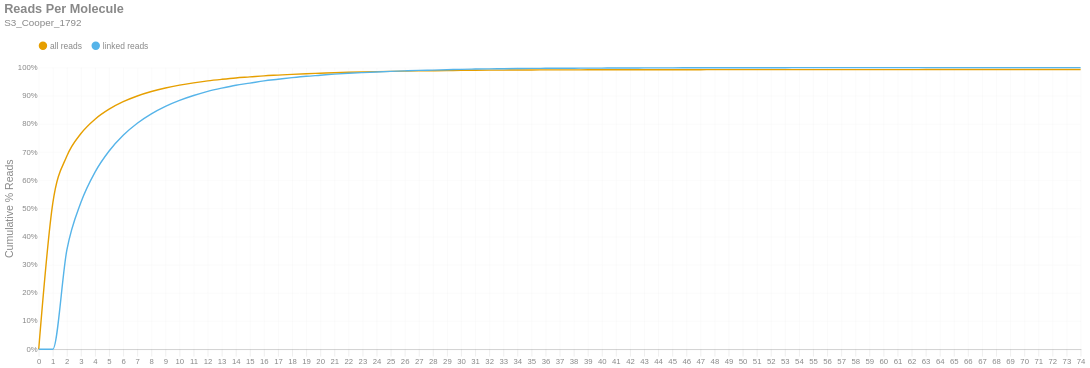

The notebook cell this image was saved under:
### Markdown cell above
### Reads per Molecule
This chart shows the cumulative distribution of the number of reads per linked molecule. That is, how many alignments are associated with a unique molecule. This excludes the number of reads associated with invalid or absent linked-read barcodes. The `linked` histogram is the percentages recalculated when disregarding singletons.

### Code cell
if SKIPLR:
    print_html(f"Skipped")
else:
    counts = np.bincount(valids['reads'].cast(pl.Int64).to_numpy())
    weighted = counts * np.arange(len(counts))
    all_perc = weighted / n_reads
    linked_perc = weighted / n_linked_reads
    linked_perc[1] = 0
    binned_df = pl.DataFrame({
        'readsper': list(range(len(counts))),
        'all reads (cumsum)': np.cumsum(all_perc).tolist(),
        'linked reads (cumsum)': np.cumsum(linked_perc).tolist(),
    })

    with SafeRender(binned_df):
        (
            density_plot(binned_df, 'Reads Per Molecule', samplename, 'readspmol')
            .encode(
                x=alt.X('readsper:O', title=None).axis(labelAngle=0).scale(padding=0),
                y=alt.Y('value:Q', title='Cumulative % Reads').axis(format='%').stack(False),
                color=alt.Color("key:N").scale(domain=["all reads", "linked reads"]),
                tooltip=[
                    alt.Tooltip("key:N", title="Data Type"),
                    alt.Tooltip("readsper:O", title="Reads Per Molecule"),
                    alt.Tooltip("value:Q", format=".2%", title="% Reads (Cum.)")
                ]            
            )
        ).display()

### Figure 1 — Vega-Lite specification as saved in the notebook (floating-point values rounded to 4 significant figures)
{"width": "container", "height": 400, "config": {"title": {"anchor": "start", "dy": -15, "fontSize": 18, "color": "#888888", "subtitleColor": "#888888", "subtitleFontSize": 14}, "arc": {"fill": "#0072B2"}, "axis": {"domainColor": "#888888", "domainWidth": 0.5, "gridWidth": 0.2, "grid": false, "titleFontWeight": 400, "titleFontSize": 15, "labelFontSize": 11, "labelColor": "#888888", "tickColor": "#888888", "tickWidth": 0.2, "titleColor": "#888888"}, "axisBand": {"grid": false}, "axisX": {"grid": true, "tickSize": 10, "domainCap": "round"}, "axisY": {"domain": false, "grid": true, "tickSize": 0, "domainCap": "round"}, "background": "transparent", "header": {"labelFontSize": 15, "labelColor": "#888888", "titleFontSize": 15, "titleFontWeight": 600, "titleColor": "#888888"}, "legend": {"labelFont": "sans-serif", "labelFontSize": 12, "labelColor": "#888888", "symbolSize": 100, "symbolType": "circle", "titleFontSize": 12, "titlePadding": 10, "titleColor": "#888888", "title": null, "orient": "top"}, "range": {"category": ["#E69F00", "#56B4E9", "#009E73", "#F0E442", "#0072B2", "#D55E00", "#CC79A7", "#000000"], "diverging": ["#cfe8f3", "#a2d4ec", "#73bfe2", "#46abdb", "#1696d2", "#12719e"]}, "area": {"fill": "#0072B2", "fillOpacity": 0.7, "line": true, "strokeOpacity": 0.7}, "line": {"color": "#0072B2", "stroke": "#0072B2", "strokeWidth": 2}, "trail": {"color": "#0072B2", "stroke": "#0072B2", "strokeWidth": 0, "size": 1}, "point": {"filled": true, "fillOpacity": 1.0, "size": 95}, "text": {"color": "#888888", "fontSize": 11, "align": "right", "fontWeight": 400, "size": 11}, "bar": {"fill": "#0072B2", "stroke": null}, "view": {"stroke": null, "continuousWidth": 660, "continuousHeight": 400}}, "data": {"name": "data-49dedb5f6d37105aefc050f5503adeb8"}, "mark": {"type": "line", "interpolate": "monotone", "point": {"opacity": 0, "size": 275}}, "encoding": {"color": {"field": "key", "scale": {"domain": ["all reads", "linked reads"]}, "type": "nominal"}, "tooltip": [{"field": "key", "title": "Data Type", "type": "nominal"}, {"field": "readsper", "title": "Reads Per Molecule", "type": "ordinal"}, {"field": "value", "format": ".2%", "title": "% Reads (Cum.)", "type": "quantitative"}], "x": {"axis": {"labelAngle": 0}, "field": "readsper", "scale": {"padding": 0}, "title": null, "type": "ordinal"}, "y": {"axis": {"format": "%"}, "field": "value", "stack": false, "title": "Cumulative % Reads", "type": "quantitative"}}, "params": [{"name": "param_c36ac31b6afebe62", "select": {"type": "point", "fields": ["key"]}, "bind": "legend"}], "title": {"text": "Reads Per Molecule", "subtitle": "S3_Cooper_1792"}, "transform": [{"fold": ["all reads (cumsum)", "linked reads (cumsum)"]}, {"calculate": "replace(datum.key, ' (cumsum)', '')", "as": "key"}, {"filter": {"param": "param_c36ac31b6afebe62"}}], "usermeta": {"embedOptions": {"downloadFileName": "S3_Cooper_1792.readspmol"}}, "$schema": "https://vega.github.io/schema/vega-lite/v6.1.0.json", "datasets": {"data-49dedb5f6d37105aefc050f5503adeb8": [{"readsper": 0, "all reads (cumsum)": 0.0, "linked reads (cumsum)": 0.0}, {"readsper": 1, "all reads (cumsum)": 0.5185, "linked reads (cumsum)": 0.0}, {"readsper": 2, "all reads (cumsum)": 0.6857, "linked reads (cumsum)": 0.3524}, {"readsper": 3, "all reads (cumsum)": 0.7659, "linked reads (cumsum)": 0.5215}, {"readsper": 4, "all reads (cumsum)": 0.8168, "linked reads (cumsum)": 0.6288}, {"readsper": 5, "all reads (cumsum)": 0.8524, "linked reads (cumsum)": 0.7037}, {"readsper": 6, "all reads (cumsum)": 0.8789, "linked reads (cumsum)": 0.7595}, {"readsper": 7, "all reads (cumsum)": 0.8991, "linked reads (cumsum)": 0.8022}, {"readsper": 8, "all reads (cumsum)": 0.9149, "linked reads (cumsum)": 0.8355}, {"readsper": 9, "all reads (cumsum)": 0.9276, "linked reads (cumsum)": 0.8622}, {"readsper": 10, "all reads (cumsum)": 0.9377, "linked reads (cumsum)": 0.8834}, {"readsper": 11, "all reads (cumsum)": 0.9459, "linked reads (cumsum)": 0.9008}, {"readsper": 12, "all reads (cumsum)": 0.9528, "linked reads (cumsum)": 0.9154}, {"readsper": 13, "all reads (cumsum)": 0.9584, "linked reads (cumsum)": 0.9271}, {"readsper": 14, "all reads (cumsum)": 0.9633, "linked reads (cumsum)": 0.9374}, {"readsper": 15, "all reads (cumsum)": 0.9668, "linked reads (cumsum)": 0.9449}, {"readsper": 16, "all reads (cumsum)": 0.9706, "linked reads (cumsum)": 0.953}, {"readsper": 17, "all reads (cumsum)": 0.9733, "linked reads (cumsum)": 0.9586}, {"readsper": 18, "all reads (cumsum)": 0.976, "linked reads (cumsum)": 0.9642}, {"readsper": 19, "all reads (cumsum)": 0.9783, "linked reads (cumsum)": 0.9692}, {"readsper": 20, "all reads (cumsum)": 0.9801, "linked reads (cumsum)": 0.9729}, {"readsper": 21, "all reads (cumsum)": 0.9819, "linked reads (cumsum)": 0.9767}, {"readsper": 22, "all reads (cumsum)": 0.9833, "linked reads (cumsum)": 0.9797}, {"readsper": 23, "all reads (cumsum)": 0.9845, "linked reads (cumsum)": 0.9822}, {"readsper": 24, "all reads (cumsum)": 0.9856, "linked reads (cumsum)": 0.9845}, {"readsper": 25, "all reads (cumsum)": 0.9866, "linked reads (cumsum)": 0.9865}, {"readsper": 26, "all reads (cumsum)": 0.9874, "linked reads (cumsum)": 0.9883}, {"readsper": 27, "all reads (cumsum)": 0.9882, "linked reads (cumsum)": 0.99}, {"readsper": 28, "all reads (cumsum)": 0.9887, "linked reads (cumsum)": 0.9911}, {"readsper": 29, "all reads (cumsum)": 0.9893, "linked reads (cumsum)": 0.9923}, {"readsper": 30, "all reads (cumsum)": 0.99, "linked reads (cumsum)": 0.9938}, {"readsper": 31, "all reads (cumsum)": 0.9905, "linked reads (cumsum)": 0.9947}, {"readsper": 32, "all reads (cumsum)": 0.9908, "linked reads (cumsum)": 0.9955}, {"readsper": 33, "all reads (cumsum)": 0.9911, "linked reads (cumsum)": 0.996}, {"readsper": 34, "all reads (cumsum)": 0.9913, "linked reads (cumsum)": 0.9966}, {"readsper": 35, "all reads (cumsum)": 0.9916, "linked reads (cumsum)": 0.9971}, {"readsper": 36, "all reads (cumsum)": 0.9918, "linked reads (cumsum)": 0.9974}, {"readsper": 37, "all reads (cumsum)": 0.9919, "linked reads (cumsum)": 0.9977}, {"readsper": 38, "all reads (cumsum)": 0.992, "linked reads (cumsum)": 0.9979}, {"readsper": 39, "all reads (cumsum)": 0.992, "linked reads (cumsum)": 0.998}, {"readsper": 40, "all reads (cumsum)": 0.9921, "linked reads (cumsum)": 0.9982}, {"readsper": 41, "all reads (cumsum)": 0.9922, "linked reads (cumsum)": 0.9985}, {"readsper": 42, "all reads (cumsum)": 0.9923, "linked reads (cumsum)": 0.9987}, {"readsper": 43, "all reads (cumsum)": 0.9924, "linked reads (cumsum)": 0.9989}, {"readsper": 44, "all reads (cumsum)": 0.9925, "linked reads (cumsum)": 0.999}, {"readsper": 45, "all reads (cumsum)": 0.9925, "linked reads (cumsum)": 0.9991}, {"readsper": 46, "all reads (cumsum)": 0.9926, "linked reads (cumsum)": 0.9992}, {"readsper": 47, "all reads (cumsum)": 0.9926, "linked reads (cumsum)": 0.9992}, {"readsper": 48, "all reads (cumsum)": 0.9926, "linked reads (cumsum)": 0.9993}, {"readsper": 49, "all reads (cumsum)": 0.9927, "linked reads (cumsum)": 0.9994}, {"readsper": 50, "all reads (cumsum)": 0.9928, "linked reads (cumsum)": 0.9996}, {"readsper": 51, "all reads (cumsum)": 0.9928, "linked reads (cumsum)": 0.9996}, {"readsper": 52, "all reads (cumsum)": 0.9928, "linked reads (cumsum)": 0.9997}, {"readsper": 53, "all reads (cumsum)": 0.9928, "linked reads (cumsum)": 0.9997}, {"readsper": 54, "all reads (cumsum)": 0.9929, "linked reads (cumsum)": 0.9998}, {"readsper": 55, "all reads (cumsum)": 0.9929, "linked reads (cumsum)": 0.9998}, {"readsper": 56, "all reads (cumsum)": 0.9929, "linked reads (cumsum)": 0.9998}, {"readsper": 57, "all reads (cumsum)": 0.9929, "linked reads (cumsum)": 0.9998}, {"readsper": 58, "all reads (cumsum)": 0.9929, "linked reads (cumsum)": 0.9998}, {"readsper": 59, "all reads (cumsum)": 0.9929, "linked reads (cumsum)": 0.9998}, {"readsper": 60, "all reads (cumsum)": 0.9929, "linked reads (cumsum)": 0.9998}, {"readsper": 61, "all reads (cumsum)": 0.9929, "linked reads (cumsum)": 0.9998}, {"readsper": 62, "all reads (cumsum)": 0.9929, "linked reads (cumsum)": 0.9998}, {"readsper": 63, "all reads (cumsum)": 0.9929, "linked reads (cumsum)": 0.9999}, {"readsper": 64, "all reads (cumsum)": 0.9929, "linked reads (cumsum)": 0.9999}, {"readsper": 65, "all reads (cumsum)": 0.9929, "linked reads (cumsum)": 0.9999}, {"readsper": 66, "all reads (cumsum)": 0.9929, "linked reads (cumsum)": 0.9999}, {"readsper": 67, "all reads (cumsum)": 0.9929, "linked reads (cumsum)": 0.9999}, {"readsper": 68, "all reads (cumsum)": 0.9929, "linked reads (cumsum)": 0.9999}, {"readsper": 69, "all reads (cumsum)": 0.9929, "linked reads (cumsum)": 0.9999}, {"readsper": 70, "all reads (cumsum)": 0.9929, "linked reads (cumsum)": 0.9999}, {"readsper": 71, "all reads (cumsum)": 0.9929, "linked reads (cumsum)": 0.9999}, {"readsper": 72, "all reads (cumsum)": 0.9929, "linked reads (cumsum)": 0.9999}, {"readsper": 73, "all reads (cumsum)": 0.9929, "linked reads (cumsum)": 0.9999}, {"readsper": 74, "all reads (cumsum)": 0.993, "linked reads (cumsum)": 1.0}]}}
